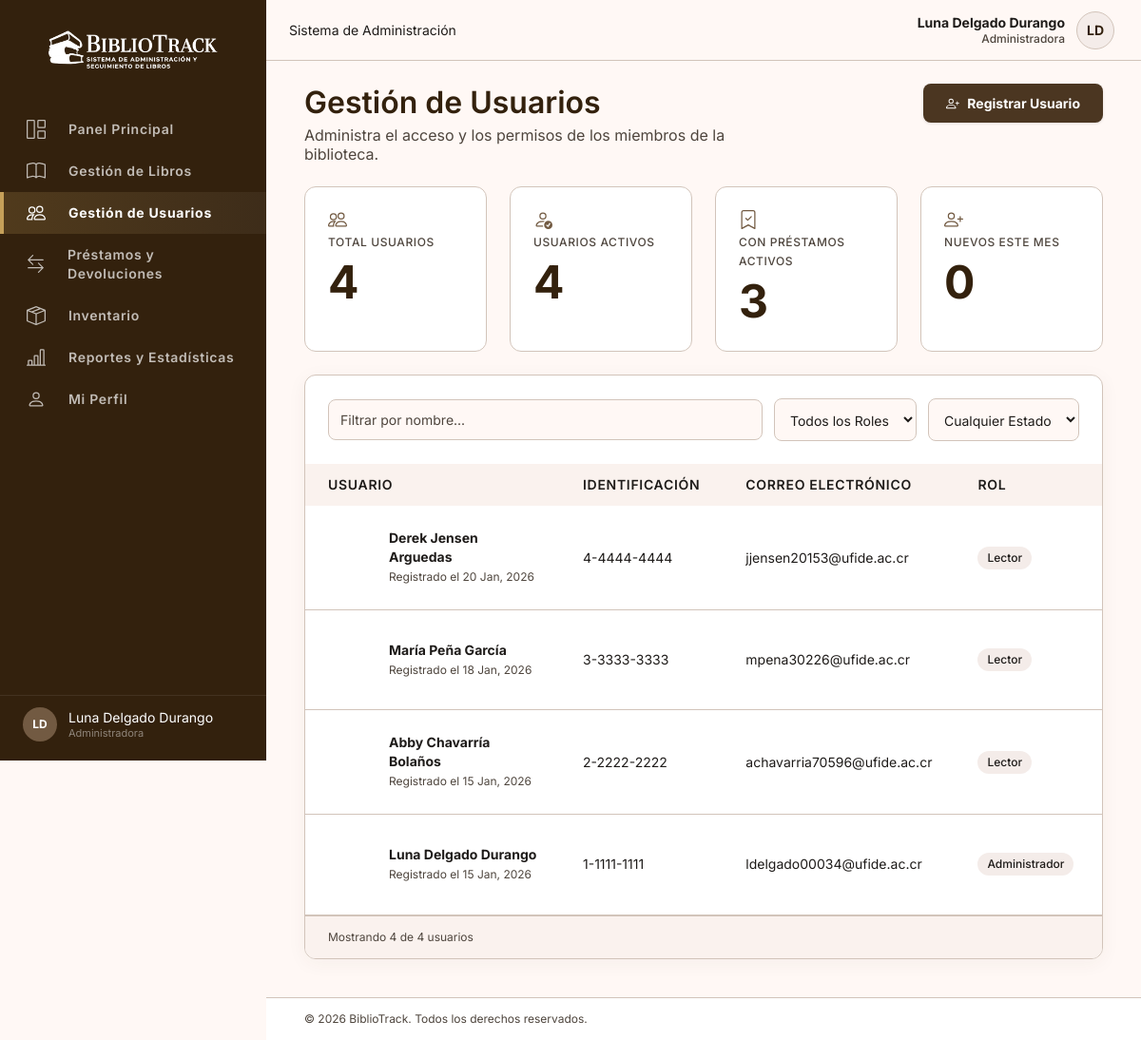
Screenshot of /index.php?controller=usuarios&action=index (signed in) with the database file from the repository.
### tables this page shows
CREATE TABLE usuarios (
    usuario_id      INT AUTO_INCREMENT PRIMARY KEY,
    codigo          VARCHAR(20)  NOT NULL UNIQUE,
    nombre_completo VARCHAR(150) NOT NULL,
    identificacion  VARCHAR(30)  NOT NULL UNIQUE,
    correo          VARCHAR(150) NOT NULL UNIQUE,
    telefono        VARCHAR(20),
    direccion       VARCHAR(255),
    password_hash   VARCHAR(255) NOT NULL,
    rol             ENUM('admin', 'lector') NOT NULL DEFAULT 'lector',
    estado          ENUM('activo', 'inactivo') NOT NULL DEFAULT 'activo',
    fecha_registro  DATETIME NOT NULL DEFAULT CURRENT_TIMESTAMP,
    ultimo_acceso   DATETIME NULL
);

### controllers/UsuariosController.php (called while the page is built, shortened)
<?php
require_once __DIR__ . '/../models/UsuarioModel.php';
class UsuariosController
{
    private UsuarioModel $model;
    public function __construct()
    {
        $this->model = new UsuarioModel();
    }
    public function index(): void
    {
        $usuarios = $this->model->getAll();
        $stats = [
            'total'          => count($usuarios),
            'activos'        => $this->model->contarActivos(),
            'conPrestamos'   => $this->model->contarConPrestamosActivos(),
            'nuevosEsteMes'  => $this->model->contarNuevosEsteMes(),
        ];
        require __DIR__ . '/../views/usuarios/usuarios.php';
    }
}

### config/database.php (called while the page is built, shortened)
<?php
class Database
{
    private static string $host = 'db';
    private static string $dbname = 'bibliotrack';
    private static string $user = 'root';
    private static string $password = 'root';
    private static ?PDO $instance = null;
    public static function getConnection(): PDO
    {
        if (self::$instance === null) {
            $dsn = "mysql:host=" . self::$host .
                   ";dbname=" . self::$dbname .
                   ";charset=utf8mb4";
            try {
                self::$instance = new PDO(
                    $dsn,
                    self::$user,
                    self::$password,
                    [
                        PDO::ATTR_ERRMODE => PDO::ERRMODE_EXCEPTION,
                        PDO::ATTR_DEFAULT_FETCH_MODE => PDO::FETCH_ASSOC,
                        PDO::ATTR_EMULATE_PREPARES => false,
                    ]
                );
            } catch (PDOException $e) {
                http_response_code(500);
                die(
                    '<h2>Error con la conexión a la base de datos.</h2>
                    <p>' . $e->getMessage() . '</p>'
                );
            }
        }
        return self::$instance;
    }
}

### models/UsuarioModel.php (called while the page is built, shortened)
<?php
require_once __DIR__ . '/../config/database.php';
class UsuarioModel
{
    private PDO $db;
    public function __construct()
    {
        $this->db = Database::getConnection();
    }
    public function getAll(): array
    {
        $sql = "
            SELECT usuario_id, codigo, nombre_completo, identificacion, correo, telefono,
                   direccion, rol, estado, fecha_registro
            FROM usuarios
            ORDER BY fecha_registro DESC
        ";
        return $this->db->query($sql)->fetchAll();
    }
    public function contarActivos(): int
    {
        return (int) $this->db->query("SELECT COUNT(*) FROM usuarios WHERE estado = 'activo'")->fetchColumn();
    }
    public function contarConPrestamosActivos(): int
    {
        $sql = "
            SELECT COUNT(DISTINCT p.usuario_id)
            FROM prestamos p
            LEFT JOIN devoluciones d ON d.prestamo_id = p.prestamo_id
            WHERE d.devolucion_id IS NULL
        ";
        return (int) $this->db->query($sql)->fetchColumn();
    }
    public function contarNuevosEsteMes(): int
    {
        $sql = "
            SELECT COUNT(*)
            FROM usuarios
            WHERE MONTH(fecha_registro) = MONTH(CURDATE()) AND YEAR(fecha_registro) = YEAR(CURDATE())
        ";
        return (int) $this->db->query($sql)->fetchColumn();
    }
}

### views/usuarios/usuarios.php (the view, shortened to what this page needs)
<?php
$pageCss           = 'usuarios.css';
$topbarTitulo      = 'Sistema de Administración';
$activeNav         = 'usuarios';
function inicialesUsuario(string $nombre): string
{
    $partes = preg_split('/\s+/', trim($nombre));
    $iniciales = mb_strtoupper(mb_substr($partes[0] ?? '', 0, 1));
    if (isset($partes[1])) {
        $iniciales .= mb_strtoupper(mb_substr($partes[1], 0, 1));
    }
    return $iniciales;
}
$tarjetasUsuarios = [
    ['icono' => 'bi-people', 'label' => 'Total Usuarios', 'valor' => $stats['total']],
    ['icono' => 'bi-person-check', 'label' => 'Usuarios Activos', 'valor' => $stats['activos']],
    ['icono' => 'bi-bookmark-check', 'label' => 'Con Préstamos Activos', 'valor' => $stats['conPrestamos']],
    ['icono' => 'bi-person-plus', 'label' => 'Nuevos Este Mes', 'valor' => $stats['nuevosEsteMes']],
];
require __DIR__ . '/../layout/header.php';
?>
<div class="pagina-encabezado">
  <div>
    <h1>Gestión de Usuarios</h1>
    <p>Administra el acceso y los permisos de los miembros de la biblioteca.</p>
  </div>
  <div class="pagina-acciones">
    <button class="btn btn-oscuro" id="btn-nuevo-usuario"><i class="bi bi-person-plus"></i> Registrar Usuario</button>
  </div>
</div>
<div class="fila-stats">
  <?php foreach ($tarjetasUsuarios as $tarjeta): ?>
    <div class="stat-card">
      <div class="stat-header"><i class="bi <?= htmlspecialchars($tarjeta['icono']) ?> stat-icono"></i></div>
      <p class="stat-label"><?= htmlspecialchars($tarjeta['label']) ?></p>
      <p class="stat-valor"><?= (int) $tarjeta['valor'] ?></p>
    </div>
  <?php endforeach; ?>
</div>
<div class="tabla-contenedor">
  <div class="tabla-filtros">
    <input type="search" id="buscar-usuario" placeholder="Filtrar por nombre...">
    <select id="filtro-rol">
      <option value="">Todos los Roles</option>
    </select>
    <select id="filtro-estado-usuario">
      <option value="">Cualquier Estado</option>
    </select>
  </div>
  <div class="tabla-scroll"><table class="tabla">
    <thead><tr><th>Usuario</th><th>Identificación</th><th>Correo Electrónico</th><th>Rol</th><th>Estado</th></tr></thead>
    <tbody id="tabla-usuarios">
      <?php foreach ($usuarios as $u): ?>
        <tr data-nombre="<?= htmlspecialchars(mb_strtolower($u['nombre_completo'])) ?>" data-rol="<?= htmlspecialchars($u['rol']) ?>" data-estado="<?= htmlspecialchars($u['estado']) ?>">
          <td>
            <div class="celda-usuario">
              <div class="avatar-tabla"><?= htmlspecialchars(inicialesUsuario($u['nombre_completo'])) ?></div>
              <div>
                <span class="nombre-usuario"><?= htmlspecialchars($u['nombre_completo']) ?></span><br>
                <span class="fecha-registro">Registrado el <?= htmlspecialchars((new DateTime($u['fecha_registro']))->format('d M, Y')) ?></span>
              </div>
            </div>
          </td>
          <td><?= htmlspecialchars($u['identificacion']) ?></td>
          <td><?= htmlspecialchars($u['correo']) ?></td>
          <td><span class="badge badge-oscuro"><?= $u['rol'] === 'admin' ? 'Administrador' : 'Lector' ?></span></td>
          <td>
          </td>
        </tr>
      <?php endforeach; ?>
    </tbody>
  </table></div>
  <div class="paginacion-contenedor">
    <span id="info-paginacion-usuarios">Mostrando <?= count($usuarios) ?> de <?= count($usuarios) ?> usuarios</span>
  </div>
</div>
<?php require __DIR__ . '/../layout/footer.php'; ?>

### views/layout/header.php (shortened to what this page needs)
<?php
$usuarioSesion   = $_SESSION['usuario'] ?? null;
$rolSesion       = $usuarioSesion['rol'] ?? 'lector';
$nombreCompleto  = $usuarioSesion['nombre_completo'] ?? 'Invitado';
$rolLabel        = $rolSesion === 'admin' ? 'Administradora' : 'Lector';
$partesNombre = preg_split('/\s+/', trim($nombreCompleto));
$iniciales = mb_strtoupper(mb_substr($partesNombre[0] ?? '', 0, 1));
if (isset($partesNombre[1])) {
    $iniciales .= mb_strtoupper(mb_substr($partesNombre[1], 0, 1));
}
$navAdmin = [
    ['key' => 'dashboard',    'href' => 'index.php?controller=dashboard&action=index', 'icon' => 'bi-grid-1x2',        'label' => 'Panel Principal'],
    ['key' => 'libros',       'href' => 'index.php?controller=libros&action=index',    'icon' => 'bi-book',            'label' => 'Gestión de Libros'],
    ['key' => 'usuarios',     'href' => 'index.php?controller=usuarios&action=index',  'icon' => 'bi-people',          'label' => 'Gestión de Usuarios'],
    ['key' => 'prestamos',    'href' => 'index.php?controller=prestamos&action=index', 'icon' => 'bi-arrow-left-right','label' => 'Préstamos y Devoluciones'],
    ['key' => 'inventario',   'href' => 'index.php?controller=inventario&action=index','icon' => 'bi-box-seam',        'label' => 'Inventario'],
    ['key' => 'reportes',     'href' => 'index.php?controller=reportes&action=index',  'icon' => 'bi-bar-chart-line',  'label' => 'Reportes y Estadísticas'],
    ['key' => 'perfil-admin', 'href' => 'index.php?controller=dashboard&action=perfil', 'icon' => 'bi-person',          'label' => 'Mi Perfil'],
];
$navLector = [
    ['key' => 'lector',       'href' => 'index.php?controller=lector&action=index',       'icon' => 'bi-grid-1x2',   'label' => 'Panel del Lector'],
    ['key' => 'explorar',     'href' => 'index.php?controller=lector&action=explorar',    'icon' => 'bi-book',       'label' => 'Explorar Libros'],
    ['key' => 'misPrestamos', 'href' => 'index.php?controller=lector&action=misPrestamos','icon' => 'bi-journal-text','label' => 'Mis Préstamos'],
    ['key' => 'perfil',       'href' => 'index.php?controller=lector&action=perfil',      'icon' => 'bi-person',     'label' => 'Mi Perfil'],
];
$navLinks   = $rolSesion === 'admin' ? $navAdmin : $navLector;
?>
<!DOCTYPE html>
<html lang="es">
  <head>
    <link rel="stylesheet" href="css/style.css">
    <link rel="stylesheet" href="css/<?= htmlspecialchars($pageCss) ?>">
  </head>
  <body>
    <aside class="sidebar" id="menu-principal">
      <div class="sidebar-logo">
        <img src="img/logo-blanco.png" alt="BiblioTrack">
      </div>
      <nav class="sidebar-nav">
        <?php foreach ($navLinks as $link): ?>
          <a href="<?= htmlspecialchars($link['href']) ?>" class="<?= $link['key'] === $activeNav ? 'activo' : '' ?>">
            <i class="bi <?= htmlspecialchars($link['icon']) ?>"></i> <?= htmlspecialchars($link['label']) ?>
          </a>
        <?php endforeach; ?>
      </nav>
      <div class="sidebar-usuario">
        <div class="avatar-sm"><?= htmlspecialchars($iniciales) ?></div>
        <div class="detalle">
          <?= htmlspecialchars($nombreCompleto) ?>
          <span><?= htmlspecialchars($rolLabel) ?></span>
        </div>
      </div>
    </aside>
    <header class="topbar">
      <span class="topbar-titulo"><?= htmlspecialchars($topbarTitulo) ?></span>
      <div class="topbar-acciones">
        <div class="topbar-usuario" tabindex="0">
          <div class="info-usuario">
            <strong><?= htmlspecialchars($nombreCompleto) ?></strong>
            <span><?= htmlspecialchars($rolLabel) ?></span>
          </div>
          <div class="avatar"><?= htmlspecialchars($iniciales) ?></div>
        </div>
      </div>
    </header>
    <main class="contenido-principal">

### css/usuarios.css (style rules this page uses)
#buscar-usuario { min-width: 240px; }
.celda-usuario { min-width: 220px; }

### rows the page displays
usuarios: nombre_completo "LD", nombre_completo "Luna Delgado Durango", rol "Administradora", fecha_registro "15 Jan, 2026", identificacion "1-1111-1111", correo "ldelgado00034@ufide.ac.cr"
usuarios: nombre_completo "Derek Jensen Arguedas", fecha_registro "20 Jan, 2026", identificacion "4-4444-4444", correo "jjensen20153@ufide.ac.cr", rol "Lector"
usuarios: nombre_completo "María Peña García", fecha_registro "18 Jan, 2026", identificacion "3-3333-3333", correo "mpena30226@ufide.ac.cr", rol "Lector"
usuarios: nombre_completo "Abby Chavarría Bolaños", fecha_registro "15 Jan, 2026", identificacion "2-2222-2222", correo "achavarria70596@ufide.ac.cr", rol "Lector"

### other values shown
$link['label'] "Panel Principal"
$link['label'] "Gestión de Libros"
$link['label'] "Gestión de Usuarios"
$link['label'] "Préstamos y Devoluciones"
$link['label'] "Inventario"
$link['label'] "Reportes y Estadísticas"
$link['label'] "Mi Perfil"
$topbarTitulo "Sistema de Administración"
$tarjeta['label'] "TOTAL USUARIOS"
$tarjeta['valor'] "4"
$tarjeta['label'] "USUARIOS ACTIVOS"
$tarjeta['label'] "CON PRÉSTAMOS ACTIVOS"
$tarjeta['valor'] "3"
$tarjeta['label'] "NUEVOS ESTE MES"
$tarjeta['valor'] "0"
